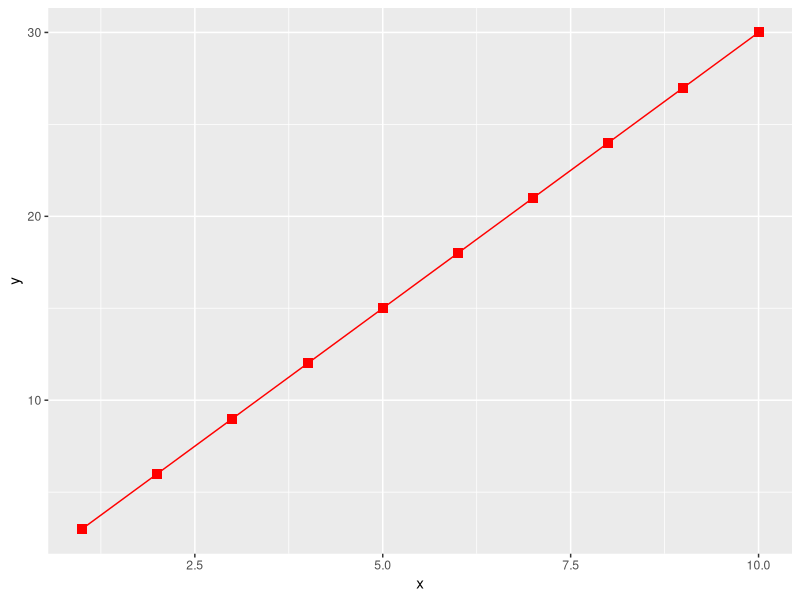
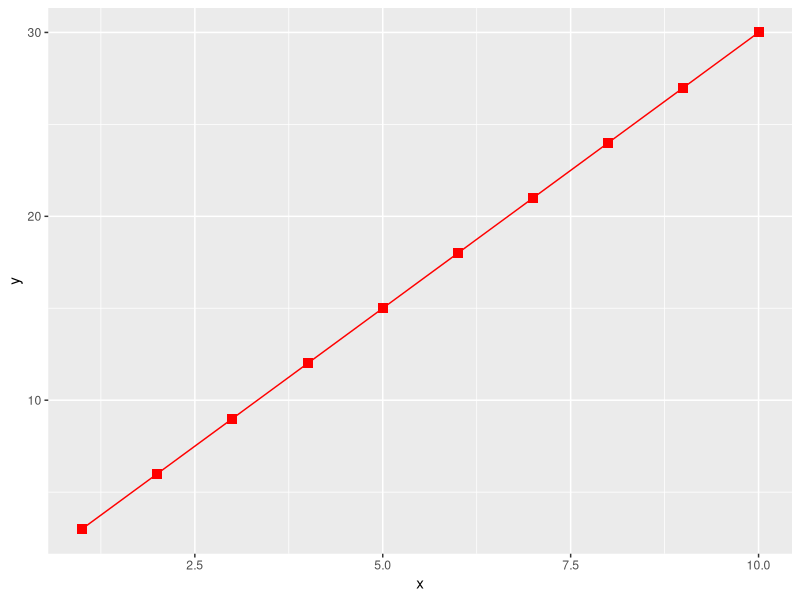

These charts were generated, in order, by the following R code:
library(ggplot2)

data <- data.frame(x=1:10, y=(1:10)*3)

ggplot(data, aes(x = x, y = y))+
  geom_line(color='red')+
  geom_point(size = 3, color = 'red', shape = 15)
ggsave("example.png", width = 7, height = 5)